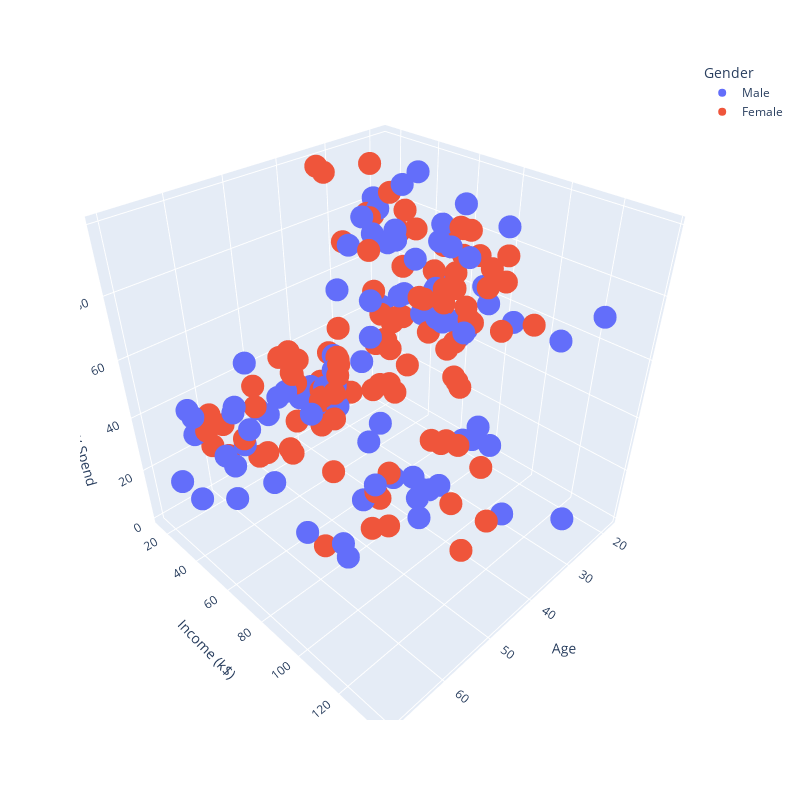

Notebook code cell kept with this figure:
### Markdown cell above
We shall also do a 3d scatter plot to make it easier to see any potential clusters, espcially accross different dimensions.

### Code cell
fig = px.scatter_3d(eda_data, x = "Age", y = "Income (k$)", z = "How Much They Spend", color = "Gender", width = 800, height = 800)
fig.update_layout(scene_aspectmode='cube')
fig.show()

### Figure 1 — Plotly figure (JSON) as saved in the notebook; plotly's stock layout.template omitted (floating-point values rounded to 4 significant figures)
{"data": [{"hovertemplate": "Gender=Male<br>Age=%{x}<br>Income (k$)=%{y}<br>How Much They Spend=%{z}<extra></extra>", "legendgroup": "Male", "marker": {"color": "#636efa", "symbol": "circle"}, "mode": "markers", "name": "Male", "scene": "scene", "showlegend": true, "type": "scatter3d", "x": [19, 21, 64, 67, 37, 22, 20, 52, 35, 25, 31, 29, 35, 60, 53, 18, 24, 48, 33, 59, 47, 69, 53, 70, 19, 63, 18, 19, 70, 59, 26, 40, 57, 38, 67, 48, 18, 48, 24, 48, 20, 67, 26, 49, 54, 68, 66, 65, 19, 27, 39, 43, 40, 59, 38, 47, 39, 20, 32, 19, 32, 25, 28, 48, 34, 43, 39, 37, 34, 19, 50, 42, 32, 40, 28, 36, 36, 58, 27, 59, 35, 46, 30, 28, 33, 32, 32, 30], "y": [15, 15, 19, 19, 20, 20, 21, 23, 24, 24, 25, 28, 28, 30, 33, 33, 38, 39, 42, 43, 43, 44, 46, 46, 46, 48, 48, 48, 49, 54, 54, 54, 54, 54, 54, 54, 59, 60, 60, 61, 61, 62, 62, 62, 63, 63, 63, 63, 64, 67, 69, 71, 71, 71, 71, 71, 71, 73, 73, 74, 75, 77, 77, 77, 78, 78, 78, 78, 78, 81, 85, 86, 87, 87, 87, 87, 87, 88, 88, 93, 93, 98, 99, 101, 113, 126, 137, 137], "z": [39, 81, 3, 14, 13, 79, 66, 29, 35, 73, 73, 82, 61, 4, 4, 92, 92, 36, 60, 60, 41, 46, 46, 56, 55, 51, 59, 59, 55, 47, 54, 48, 51, 55, 41, 46, 41, 49, 52, 42, 49, 59, 55, 56, 46, 43, 48, 52, 46, 56, 91, 35, 95, 11, 75, 9, 75, 5, 73, 10, 93, 12, 97, 36, 90, 17, 88, 1, 1, 5, 26, 20, 63, 13, 75, 10, 92, 15, 69, 14, 90, 15, 97, 68, 8, 74, 18, 83]}, {"hovertemplate": "Gender=Female<br>Age=%{x}<br>Income (k$)=%{y}<br>How Much They Spend=%{z}<extra></extra>", "legendgroup": "Female", "marker": {"color": "#EF553B", "symbol": "circle"}, "mode": "markers", "name": "Female", "scene": "scene", "showlegend": true, "type": "scatter3d", "x": [20, 23, 31, 22, 35, 23, 30, 35, 58, 24, 35, 35, 46, 54, 45, 40, 23, 21, 49, 21, 42, 30, 36, 20, 65, 31, 49, 24, 50, 27, 29, 31, 49, 31, 50, 51, 27, 67, 54, 43, 68, 32, 47, 60, 60, 45, 23, 49, 46, 21, 55, 22, 34, 50, 68, 40, 32, 47, 27, 23, 49, 21, 66, 19, 38, 18, 19, 63, 49, 51, 50, 38, 40, 23, 31, 25, 31, 29, 44, 35, 57, 28, 32, 32, 34, 44, 38, 47, 27, 30, 30, 56, 29, 31, 36, 33, 36, 52, 30, 37, 32, 29, 41, 54, 41, 36, 34, 32, 38, 47, 35, 45], "y": [16, 16, 17, 17, 18, 18, 19, 19, 20, 20, 21, 23, 25, 28, 28, 29, 29, 30, 33, 33, 34, 34, 37, 37, 38, 39, 39, 39, 40, 40, 40, 40, 42, 43, 43, 44, 46, 47, 47, 48, 48, 48, 49, 50, 50, 54, 54, 54, 54, 54, 57, 57, 58, 58, 59, 60, 60, 60, 60, 62, 62, 62, 63, 63, 64, 65, 65, 65, 65, 67, 67, 67, 69, 70, 70, 72, 72, 73, 73, 74, 75, 76, 76, 77, 78, 78, 78, 78, 78, 78, 78, 79, 79, 81, 85, 86, 87, 88, 88, 97, 97, 98, 99, 101, 103, 103, 103, 103, 113, 120, 120, 126], "z": [6, 77, 40, 76, 6, 94, 72, 99, 15, 77, 35, 98, 5, 14, 32, 31, 87, 73, 14, 81, 17, 73, 26, 75, 35, 61, 28, 65, 55, 47, 42, 42, 52, 54, 45, 50, 51, 52, 59, 50, 48, 47, 42, 49, 56, 53, 52, 42, 44, 57, 58, 55, 60, 46, 55, 40, 42, 47, 50, 41, 48, 42, 50, 54, 42, 48, 50, 43, 59, 43, 57, 40, 58, 29, 77, 34, 71, 88, 7, 72, 5, 40, 87, 74, 22, 20, 76, 16, 89, 78, 73, 35, 83, 93, 75, 95, 27, 13, 86, 32, 86, 88, 39, 24, 17, 85, 23, 69, 91, 16, 79, 28]}], "layout": {"height": 800, "legend": {"title": {"text": "Gender"}, "tracegroupgap": 0}, "margin": {"t": 60}, "scene": {"aspectmode": "cube", "domain": {"x": [0, 1], "y": [0, 1]}, "xaxis": {"title": {"text": "Age"}}, "yaxis": {"title": {"text": "Income (k$)"}}, "zaxis": {"title": {"text": "How Much They Spend"}}}, "width": 800}}
